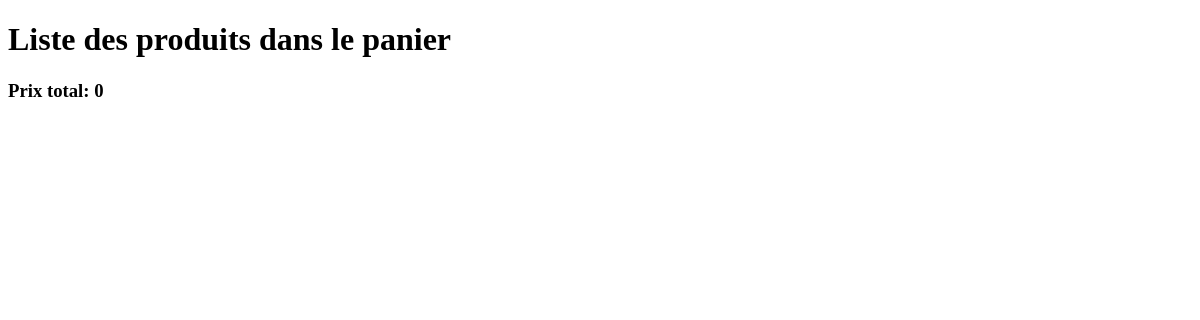
Before: /order-product/ (signed in) with the older database file.
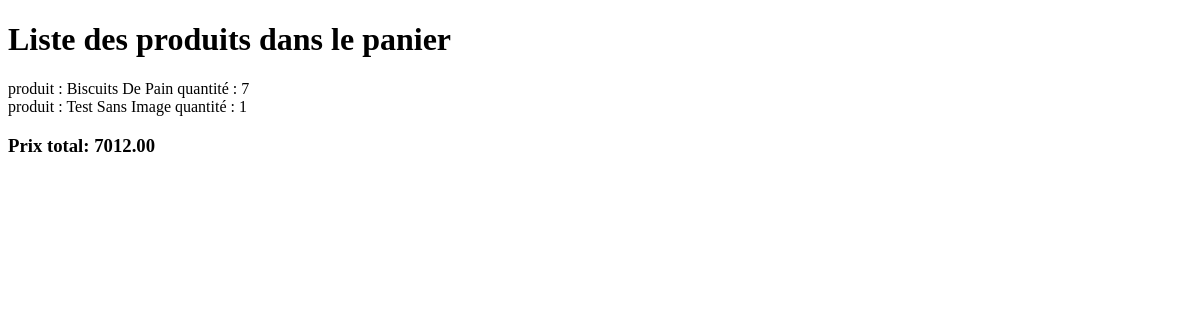
After: the same page with the newer database file.
### siteweb/models.py (models this page shows, shortened)
class OrderProducts(models.Model):
    order = models.ForeignKey(Order, on_delete=models.CASCADE)
    products = models.ForeignKey(Products, on_delete=models.CASCADE)
    quantity = models.IntegerField(default=1)
    def __str__(self):
        return f' produit : {self.products.name}     quantité : {self.quantity}'
    def get_totale_price(self):
        return self.quantity * self.products.price

class Products(models.Model):
    author = models.ForeignKey(get_user_model(), on_delete=models.CASCADE)
    category = models.ForeignKey(Category, on_delete=models.SET_NULL, null=True, blank=True)
    name = models.CharField(max_length=100)
    description = models.TextField(max_length=300)
    price = models.DecimalField(max_digits=10, decimal_places=2)
    stock = models.PositiveIntegerField()
    slug = models.CharField(max_length=100, unique=True, blank=True)
    status = models.BooleanField(default=True)
    date_on = models.DateTimeField(auto_now_add=True)
    image = models.ImageField(upload_to='products', blank=True, null=True)

### siteweb/views.py (the view)
# urls.py: path('order-product/', OrderProduct.as_view(), name='order-list-product'),
class OrderProduct(LoginRequiredMixin, ListView):
    model = OrderProducts
    template_name = 'siteweb/orderProducts.html'
    context_object_name = 'order_product'
    def get_queryset(self):
        queryset = OrderProducts.objects.filter(order=self.request.user.order)
        return queryset
    def get_context_data(self, **kwargs):
        context = super().get_context_data(**kwargs)
        context['total'] = sum(item.get_totale_price() for item in self.get_queryset())
        return context

### siteweb/templates/siteweb/orderProducts.html (shortened to what this page needs)
<!doctype html>
<html lang="fr">
<head>
</head>
<body>
    <div class="container">
        <h1>Liste des produits dans le panier</h1>
        {% for product in order_product %}
            <div class="order-product">
                {{product}}
            </div>
        {% endfor %}
        <h3>Prix total: {{total}}</h3>
    </div>
</body>
</html>

Changed rows visible on the page:
added OrderProducts: products+quantity "produit : Biscuits De Pain quantité : 7"
added OrderProducts: products+quantity "produit : Test Sans Image quantité : 1"
Other visible differences:
{{ total }}: "0" → "7012.00"
